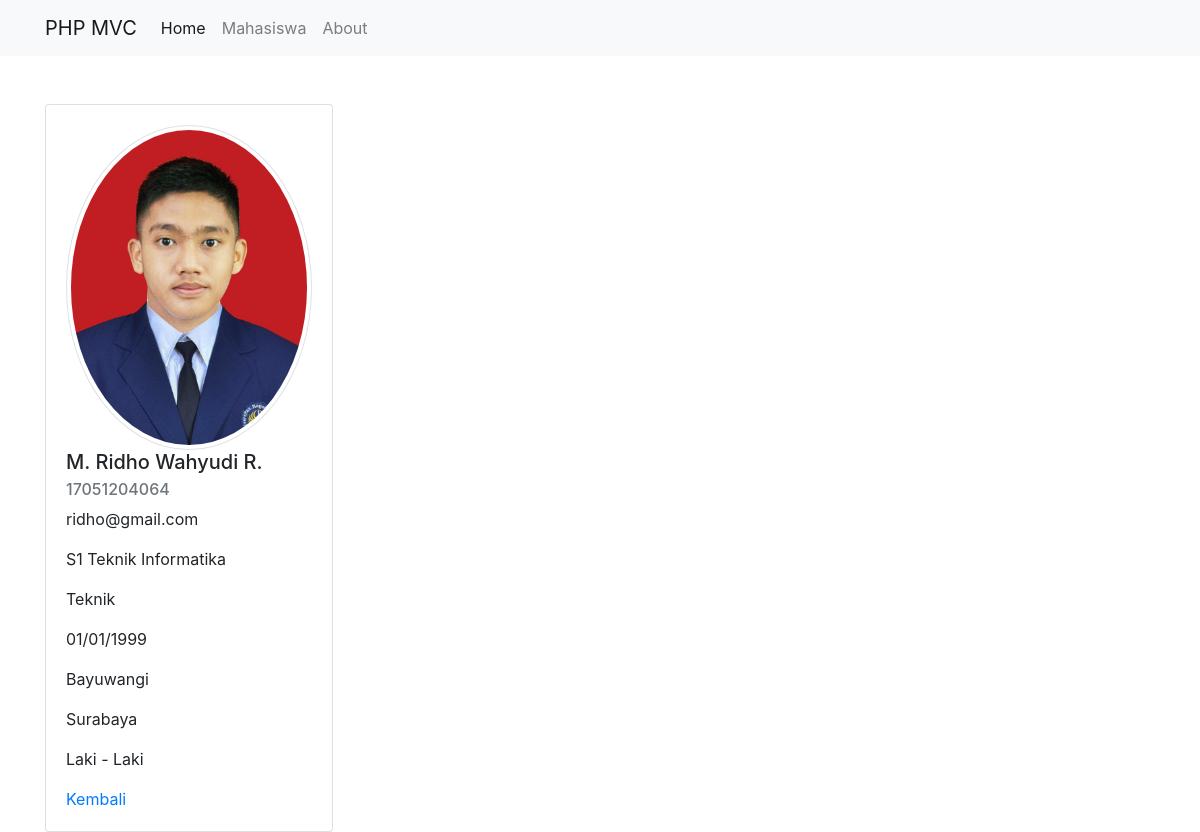
The page /public/mahasiswa/detail/10 on the database its author committed.
### tables this page shows
CREATE TABLE `mahasiswa` (
  `id` int(11) NOT NULL,
  `nim` varchar(128) NOT NULL,
  `nama` varchar(128) NOT NULL,
  `jenkel` varchar(128) NOT NULL,
  `tlahir` varchar(128) NOT NULL,
  `alamat` varchar(128) NOT NULL,
  `kota` varchar(128) NOT NULL,
  `email` varchar(128) NOT NULL,
  `foto` varchar(128) NOT NULL,
  `telp` varchar(128) NOT NULL,
  `prodi` varchar(128) NOT NULL,
  `fakultas` varchar(128) NOT NULL
);

### app/core/Controller.php (called while the page is built, shortened)
<?php
class Controller {
    public function view($view, $data = [])
    {
        require_once '../app/views/' . $view . '.php';
    }
    public function model($model)
    {
        return new $model;
    }
}

### app/controllers/Mahasiswa.php (called while the page is built, shortened)
<?php
class Mahasiswa extends Controller
{
    public function detail($id)
    {
        $data['judul'] = 'Detail Mahasiswa';
        $data['mhs'] = $this->model('Mahasiswa_model')->getMahasiswaById($id);
        $this->view('mahasiswa/detail', $data);
    }
}

### app/core/App.php (called while the page is built, shortened)
<?php
class App {
    protected $method = 'index';
    protected $params = [];
    public function __construct()
    {
        $url = $this->parseURL();
        if( file_exists('../app/controllers/' . $url[0] . '.php') ) {
            unset($url[0]);
        }
        $this->controller = new $this->controller;
        if( isset($url[1]) ) {
            if( method_exists($this->controller, $url[1]) ) {
                $this->method = $url[1];
                unset($url[1]);
            }
        }
        if( !empty($url) ) {
            $this->params = array_values($url);
        }
        call_user_func_array([$this->controller, $this->method], $this->params);
    }
    public function parseURL()
    {
        if( isset($_GET['url']) ) {
            $url = rtrim($_GET['url'], '/');
            $url = filter_var($url, FILTER_SANITIZE_URL);
            $url = explode('/', $url);
            return $url;
        }
    }
}

### public/index.php (called while the page is built, shortened)
<?php
$app = new App;

### app/core/Database.php (called while the page is built, shortened)
<?php
class Database {
    private $host = DB_HOST;
    private $user = DB_USER;
    private $pass = DB_PASS;
    private $db_name = DB_NAME;
    private $dbh;
    private $stmt;
    public function __construct()
    {
        $dsn = 'mysql:host=' . $this->host . ';dbname=' . $this->db_name;
        $option = [
            PDO::ATTR_PERSISTENT => true,
            PDO::ATTR_ERRMODE => PDO::ERRMODE_EXCEPTION
        ];
        try {
            $this->dbh = new PDO($dsn, $this->user, $this->pass, $option);
        } catch(PDOException $e) {
            die($e->getMessage());
        }
    }
    public function query($query)
    {
        $this->stmt = $this->dbh->prepare($query);
    }
    public function bind($param, $value, $type = null)
    {
        if( is_null($type) ) {
            switch( true ) {
                default :
                    $type = PDO::PARAM_STR;
            }
        }
        $this->stmt->bindValue($param, $value, $type);
    }
    public function execute()
    {
        $this->stmt->execute();
    }
    public function single()
    {
        $this->execute();
        return $this->stmt->fetch(PDO::FETCH_ASSOC);
    }
}

### app/models/Mahasiswa_model.php (called while the page is built, shortened)
<?php
class Mahasiswa_model
{
    private $table = 'mahasiswa';
    private $db;
    public function __construct()
    {
        $this->db = new Database;
    }
    public function getMahasiswaById($id)
    {
        $this->db->query('SELECT * FROM ' . $this->table . ' WHERE id=:id');
        $this->db->bind('id', $id);
        return $this->db->single();
    }
}

### app/views/mahasiswa/detail.php (the view, shortened to what this page needs)
<div class="container mt-5">
  <div class="card" style="width: 18rem;">
    <div class="card-body">
      <img src="<?= BASEURL . '/img/' . $data['mhs']['foto']; ?>" alt="" width="500" class="img-thumbnail rounded-circle">
      <h5 class="card-title"><?= $data['mhs']['nama']; ?></h5>
      <h6 class="card-subtitle mb-2 text-muted"><?= $data['mhs']['nim']; ?></h6>
      <p class="card-text"><?= $data['mhs']['email']; ?></p>
      <p class="card-text"><?= $data['mhs']['prodi']; ?></p>
      <p class="card-text"><?= $data['mhs']['fakultas']; ?></p>
      <p class="card-text"><?= $data['mhs']['tlahir']; ?></p>
      <p class="card-text"><?= $data['mhs']['kota']; ?></p>
      <p class="card-text"><?= $data['mhs']['alamat']; ?></p>
      <p class="card-text"><?= $data['mhs']['jenkel']; ?></p>
      <a href="<?= BASEURL; ?>/mahasiswa" class="card-link">Kembali</a>
    </div>
  </div>
</div>

### rows shown on the page
mahasiswa: foto (picture), nama "M. Ridho Wahyudi R.", nim "17051204064", email "ridho@gmail.com", prodi "S1 Teknik Informatika", fakultas "Teknik", tlahir "01/01/1999", kota "Bayuwangi", alamat "Surabaya", jenkel "Laki - Laki"
